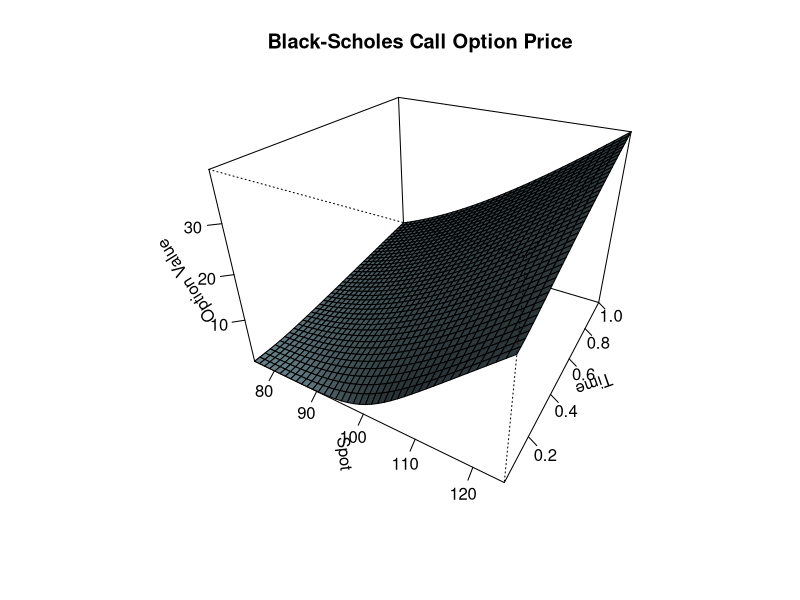
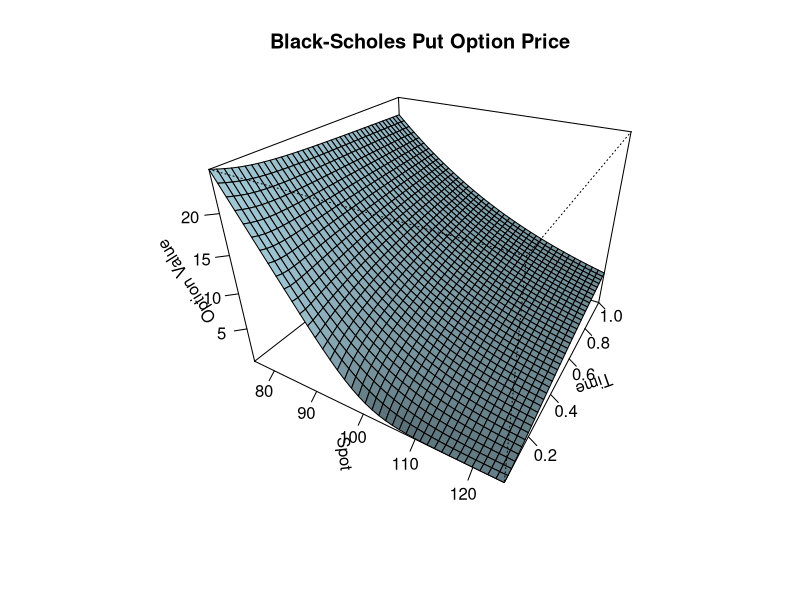
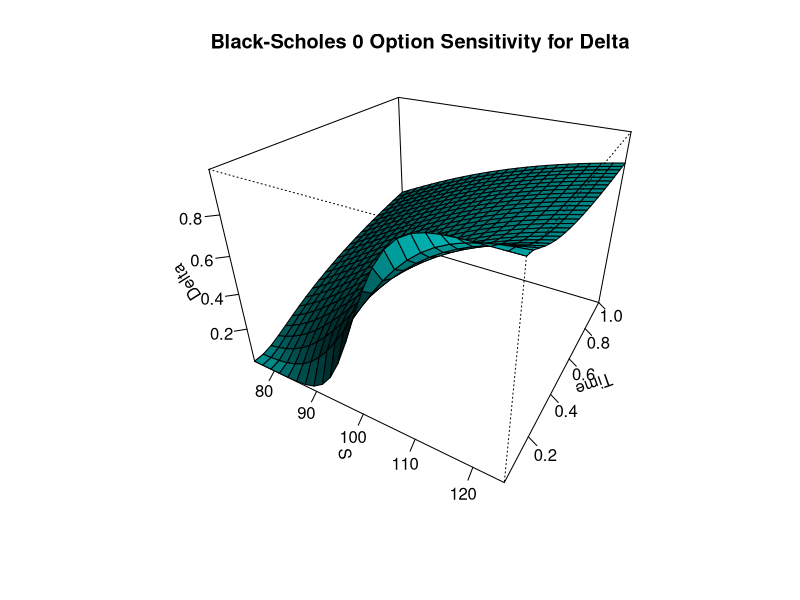
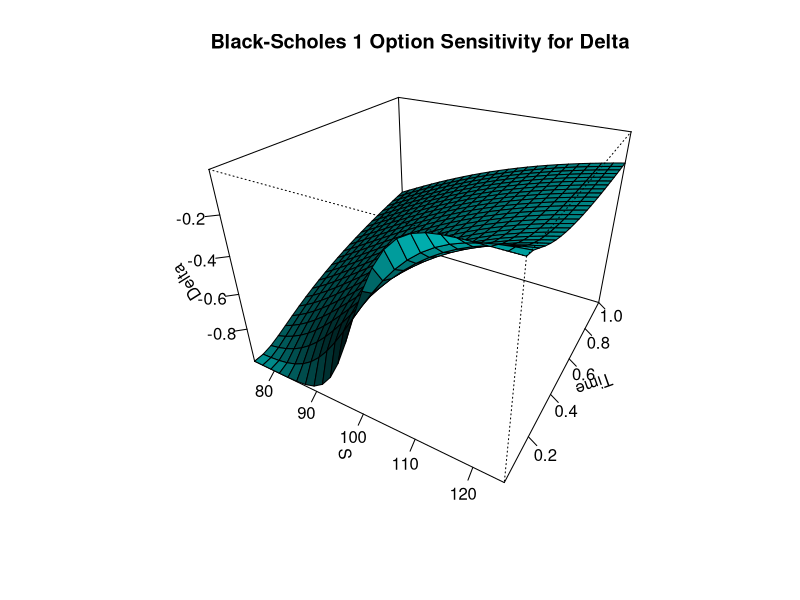
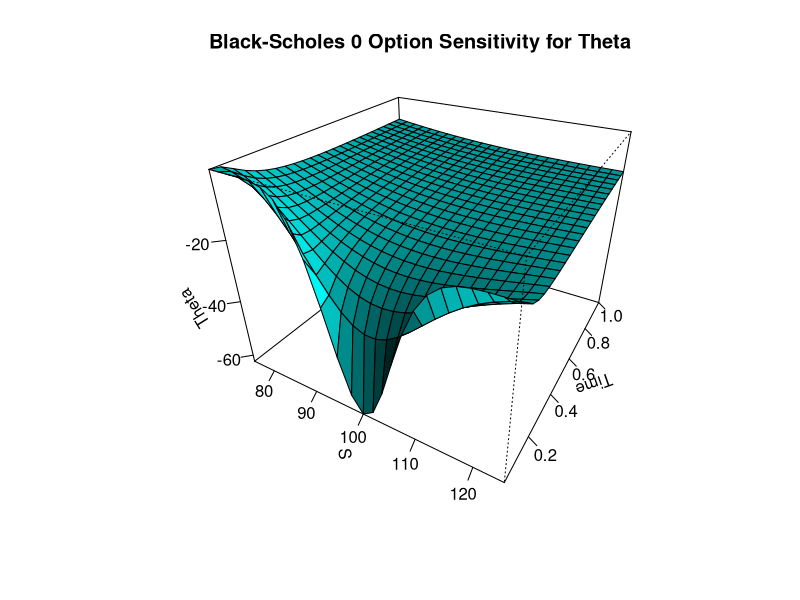
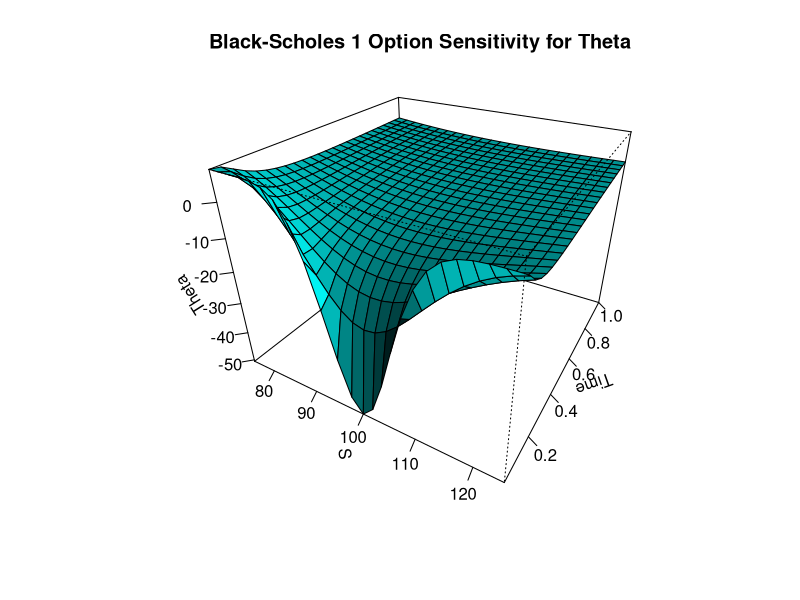
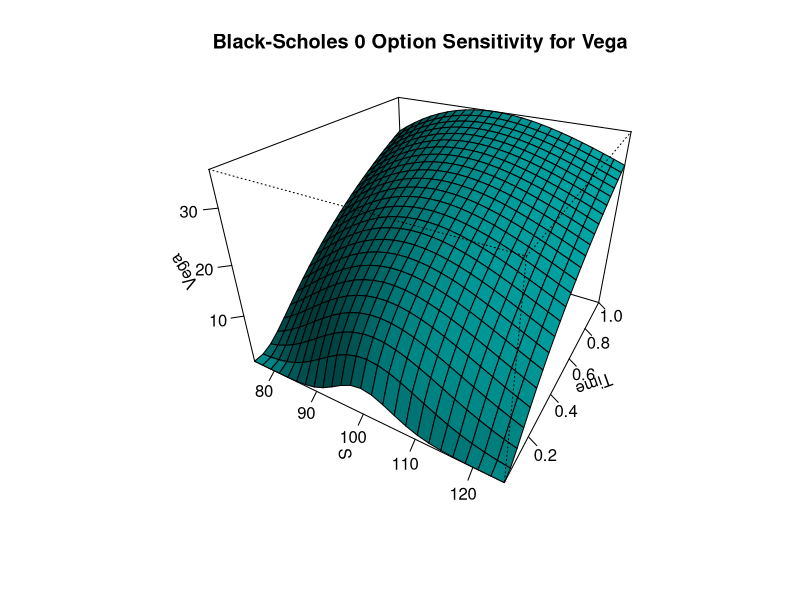
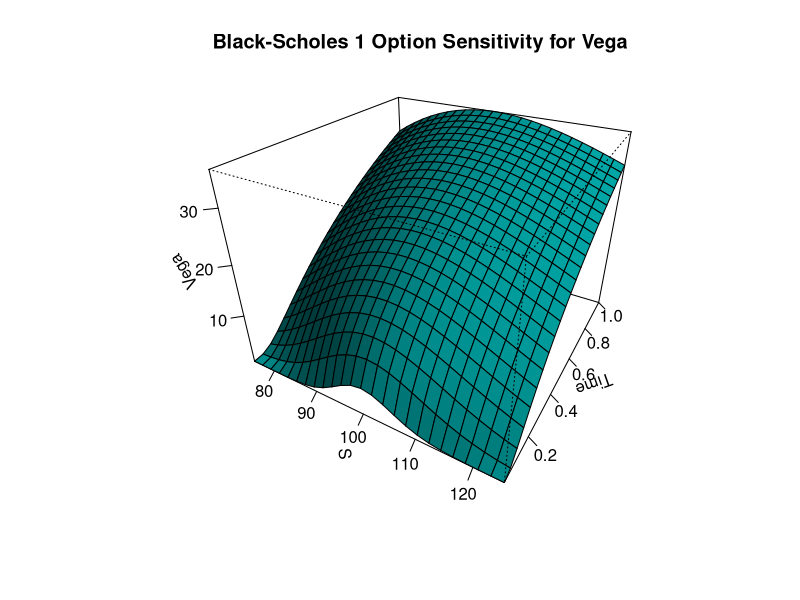

R code for these plots, in order:
################ HELPER FUNCTIONS ###################
simpleCap <- function(x) {
    s <- strsplit(x, " ")[[1]]
    paste(toupper(substring(s, 1, 1)), substring(s, 2),
          sep = "", collapse = " ")
}

############### END HELPER FUNCTIONS ################

# Calculates call option prices using Black-Scholes method.
# S is the stock current price.
# X is the strike price at expiration date
# t is the time from now until expiration, expressed in years
# r is the risk-free interest rate
# v is the standard diviation (or volatility)
call.value <- function(S, X, t, r, v)
{
    d1 <- (log(S/X)+(r+ 0.5 * v^2) * t) / ( v * sqrt(t))
    d2 <- d1 - v * sqrt(t)
    result <- S * pnorm(d1) - X * exp(-r * t) * pnorm(d2)
    result
}


# Calculates put option prices using Black-Scholes method.
# S is the stock current price.
# X is the strike price at expiration date
# t is the time from now until expiration, expressed in years
# r is the risk-free interest rate
# v is the standard diviation (or volatility)
put.value  <- function(S, X, t, r, v)
{
    d1 <- (log(S/X) + (r + 0.5 * v^2) * t)/(v * sqrt(t))
    d2 <- d1 - v * sqrt(t)
    X * exp(-r * t) * pnorm(-d2)- S * pnorm(-d1)
}



# Calculate delta function
# S is the stock current price. 
# X is the strike price at expiration date 
# t is the time from now until expiration, expressed in years 
# r is the risk-free interest rate 
# v is the standard diviation (or volatility) 
# type: either 0 means call option and 1 means put option
delta <- function(type, S, X, t, r, v)
{
    d1 <- (log(S/X) + (r + 0.5 * v^2) * t)/(v * sqrt(t));
    if(type > 0)	# put
        pnorm(d1) -1
    else			# call
        pnorm(d1);
    
}


# Calculate gamma function
# S is the stock current price. 
# X is the strike price at expiration date 
# t is the time from now until expiration, expressed in years 
# r is the risk-free interest rate 
# v is the standard diviation (or volatility) 
# type: either 0 means call option and 1 means put option
gamma <- function(type, S, X, t, r, v)
{
    d <- (log(S/X) + (r + 0.5 * v^2) * t)/(v * sqrt(t));
    top <- exp(-d^2/2)
    bottom <- S * v * sqrt(2*pi*t)
    top/bottom
}


# Calculate rho function
# S is the stock current price. 
# X is the strike price at expiration date 
# t is the time from now until expiration, expressed in years 
# r is the risk-free interest rate 
# v is the standard diviation (or volatility) 
# type: either 0 means call option and 1 means put option
rho <- function(type, S, X, t, r, v)
{
    d1 <- (log(S/X)+(r+ 0.5 * v^2) * t) / ( v * sqrt(t))
    d2 <- d1 - v * sqrt(t)
    if(type >0)	# put
        -X * t * exp(-r * t) * pnorm(-d2)
    else	# call	
        X * t * exp(-r * t) * pnorm(d2);
}



# Calculate vega function
# S is the stock current price. 
# X is the strike price at expiration date 
# t is the time from now until expiration, expressed in years 
# r is the risk-free interest rate 
# v is the standard diviation (or volatility) 
# type: either 0 means call option and 1 means put option
vega <- function(type, S, X, t, r, v)
{
    d1 <- (log(S/X)+(r+ 0.5 * v^2) * t) / ( v * sqrt(t))
    S * sqrt(t) * ( exp(-d1^2/2)/ sqrt(2 * pi) )
}


# Calculate theta function
# S is the stock current price. 
# X is the strike price at expiration date 
# t is the time from now until expiration, expressed in years 
# r is the risk-free interest rate 
# v is the standard diviation (or volatility) 
# type: either 0 means call option and 1 means put option
theta <- function(type, S, X, t, r, v)
{
    d1 <- (log(S/X)+(r+ 0.5 * v^2) * t) / ( v * sqrt(t))
    d2 <- d1 - v * sqrt(t)
    if(type >0)	# put
    {
        p1 <- -S * exp(-d1^2/2) * v / (2 * sqrt(2 * pi * t) )
        p2 <- r * X * exp(-r * t) * pnorm(1 - pnorm(d2))	        
        p1 + p2
    }
    else	# call	
    {
        p1 <- -S * exp(-d1^2/2) * v / (2 * sqrt(2 * pi * t) ) 
        p2 <- r * X * exp(-r * t) * pnorm(d2);	        
        p1 - p2
    }
}

# common call for greeks
# S is the stock current price. 
# X is the strike price at expiration date 
# t is the time from now until expiration, expressed in years 
# r is the risk-free interest rate 
# v is the standard diviation (or volatility) 
# type: either 0 means call option and 1 means put option
# function is is either "delta", 
#  "theta",  "vega",  "rho",  "gamma"
greeks <- function(type, fnc, S, X, t, r, v)
{
    if (fnc=="delta")
    {
        delta(type, S, X, t, r, v)
    }
    else if(fnc=="vega")
    {
        vega(type, S, X, t, r, v)
    }
    else if(fnc=="gamma")
    {
        gamma(type, S, X, t, r, v)
    }
    else if(fnc=="rho")
    {
        rho(type, S, X, t, r, v)
    }
    else
    {
        theta(type, S, X, t, r, v);
    }
}


# The following code produces a 3D perspective 
# plot for the Black-Schole Call option.
CallOption3DPlot = function ( S, X, t, r, v, 
                              theta = 30, phi = 30, expand = 0.75, 
                              col = "lightblue", ltheta = 120, shade = 0.75, 
                              ticktype = "detailed", cex = 0.6, 
                              main = "Black-Scholes Call Option Price", ...)
{   
    premium3D = function(S, t,  X, r, v) 
    {
        call.value(S, X, t, r, v)
    }
    # Prices:
    Price = outer(S, t, FUN = premium3D,  X, r,  v)
    
    # Perspective Plot:
    persp(x = S, y = t, z = Price, xlab = "Spot", ylab = "Time", zlab = "Option Value",
          theta = theta, phi = phi, expand = expand, col = col, 
          ltheta = ltheta, shade = shade, ticktype = ticktype, 
          cex = cex, main = main, ...) 
    
    # Return Value:
    invisible(list(S = S, t= t, Price = Price))  
}

# The following code produces a 3D perspective 
# plot for the Black-Scholes Put option.
PutOption3DPlot = function ( S, X, t, r, v, 
                              theta = 30, phi = 30, expand = 0.75, 
                              col = "lightblue", ltheta = 120, shade = 0.75, 
                              ticktype = "detailed", cex = 0.6, 
                              main = "Black-Scholes Put Option Price", ...)
{   
    premium3D = function(S, t, X, r, v) 
    {
        put.value(S, X, t, r, v)
    }
    # Prices:
    Price = outer(S, t, FUN = premium3D,  X, r,  v)
    
    # Perspective Plot:
    persp(x = S, y = t, z = Price, xlab = "Spot", ylab = "Time", zlab = "Option Value",
          theta = theta, phi = phi, expand = expand, col = col, 
          ltheta = ltheta, shade = shade, ticktype = ticktype, 
          cex = cex, main = main, ...) 
    
    # Return Value:
    invisible(list(S = S, t= t, Price = Price))  
}




#----------------------------------------------------------------
# Applications
#----------------------------------------------------------------
# Black-Scholes Call - 3D Plot for Premium: 
# par(mfrow = c(2, 1), cex = 1/3)
par(mfrow = c(1,1), cex = 1)
CallOption3DPlot( S = seq(from = 75, to = 125, length = 40), 
                  X = 100, 
                  t = seq(from = 1/52, to = 1, length = 40), 
                  r = 0.1, 
                  v = 0.4)


# Black-Scholes Put - 3D Plot for Premium: 
# par(mfrow = c(2, 1), cex = 1/3)
par(mfrow = c(1,1), cex = 1)
PutOption3DPlot( S = seq(from = 75, to = 125, length = 40), 
                  X = 100, 
                  t = seq(from = 1/52, to = 1, length = 40), 
                  r = 0.1, 
                  v = 0.4)

#----------------------------------------------------------------
# Applications
#----------------------------------------------------------------
# Calculate the sensitivities for some selected options

# Delta Call
delta(0, S = 105, X = 100, t = 0.5, r = 0.1, v = 0.36)

# Delta Put
delta(1, S = 105, X = 100, t = 0.5, r = 0.1, v = 0.36)  

# Theta Call
theta(0, S = 430, X = 405, t = 1/12, r = 0.07, v = 0.20)

# Theta Put    
theta(1, S = 430, X = 405, t = 1/365, r = 0.07, v = 0.20)

# Vega Call
vega(0, S = 55, X = 60, t = 0.75, r = 0.10, v = 0.30)

# Vega Put
vega(1, S = 55, X = 60, t = 0.75, r = 0.10, v = 0.30)

# Rho Call
rho(0, S = 72, X = 75, t = 1, r = 0.09, v = 0.19)

# Rho Put
rho(1, S = 72, X = 75, t = 1, r = 0.09, v = 0.19)

# Gamma Call
gamma(0, S = 55, X = 60, t = 0.75, r = 0.10, v = 0.30)

# Gamma Put
gamma(1, S = 55, X = 60, t = 0.75, r = 0.10, v = 0.30)

for (fnc in c("delta", "theta",  "vega",  "rho",  "gamma"))
{
    for (type in c(0,1))
    {
        cat(fnc);
        if (type==0)
        {
            cat(" Call");
        }
        else
        {
            cat(" Put");
        }
        cat("\n");
        cat (greeks(type, fnc, 430, 405, 0.5, 0.10, 0.19) )
        cat("\n");
    }
}

plotOptionVsUnderlying <- function(type, func, S, X, t, r, v){
    if (type == 0){option = "Call"}
    else{option = "Put"}      
    
    if (func == "spot") {
        S = seq(from = 50, to = 150, length = 100)
        variable = "Spot"
        if(type == 0){
            optionValue = call.value(S, X, t, r, v)
        }
        else{
            optionValue = put.value(S, X, t, r, v)
        }
        yMin = min(optionValue)
        yMax = max(optionValue)
        xMin = min(S)
        xMax = max(S)
        x = S
    }
    else if (func == "strike"){
        X = seq(from = 50, to = 150, length = 100)
        variable = "strike"
        if(type == 0){
            optionValue = call.value(S, X, t, r, v)
        }
        else{
            optionValue = put.value(S, X, t, r, v)
        }
        yMin = min(optionValue)
        yMax = max(optionValue)
        xMin = min(X)
        xMax = max(X)
        x = X
    }
    else if (func == "volatility"){
        v = seq(from = 0.1, to = 0.5, length = 100)
        variable = "Volatility"
        if(type == 0){
            optionValue = call.value(S, X, t, r, v)
        }
        else{
            optionValue = put.value(S, X, t, r, v)
        }
        yMin = min(optionValue)
        yMax = max(optionValue)
        xMin = min(v)
        xMax = max(v)
        x = v
    }
    else if (func == "time"){
        t = seq(from = 0, to = 1, length = 100)
        variable = "time"
        if(type == 0){
            optionValue = call.value(S, X, t, r, v)
        }
        else{
            optionValue = put.value(S, X, t, r, v)
        }
        yMin = min(optionValue)
        yMax = max(optionValue)
        xMin = min(t)
        xMax = max(t)
        x = t
    }
    else if (func == "rate"){
        r = seq(from = 0.0, to = .25, length = 100)
        variable = "Interest Rate"
        if(type == 0){
            optionValue = call.value(S, X, t, r, v)
        }
        else{
            optionValue = put.value(S, X, t, r, v)
        }
        yMin = min(optionValue)
        yMax = max(optionValue)
        xMin = min(r)
        xMax = max(r)
        x = r
    }
    
    plot(x, x, type = "n", xlim = c(xMin, xMax), xlab = simpleCap(variable), 
         ylab = "Option Value", ylim = c(yMin, yMax),#ylim = c(-1,1),
         main = paste(option, " Value vs. Change in ", simpleCap(variable), sep="")) 
    lines(x, optionValue)
}


# plot a 2D graph for the greeks
# type is either 1 for put or 0 for call
# function is one of "delta", "gamma", "vega", "theta", or "rho"
# S means Stock price
# X indicates the strike price
# t is the time till expiration
# r is the interest rate
# v is the volatility of the stock

plot2DGreeks <- function(type, func, S, X, t, r, v) # plot2DGreeks(1, greekType, S = S, X = 1.7, t = i/365, r = 0.06, v = 0.1)
{
    #par(mfrow = c(2, 2), cex = 0.7)
    ##S = seq(from = 1.4, to = 2.0, length = 250)
    #S = seq(from = 0, to = X * 2, length = 250)
    
    if (type == 0){
        option = "Call"
    }
    else{
        option = "Put"
    }      
    
    if (func == "delta") {
        greek = delta(type, S = S, X, t, r, v)
        yMin = min(greek)
        yMax = max(greek)
        #lines(S, greek) 
    }
    else if (func == "gamma")
    {
        greek = gamma(type, S=S, X , t, r, v)
        yMin = min(greek)
        yMax = max(greek)
        #lines (S, greek, ylim=c(-2,2)) 
    }
    else if (func == "vega")
    {
        greek = vega(type, S=S, X , t, r, v)
        yMin = min(greek)
        yMax = max(greek)
        #lines (S, greek) 
    }
    else if (func == "theta")
    {
        greek = theta(type, S=S, X , t, r, v)
        yMin = min(greek)
        yMax = max(greek)
        #lines (S, greek) 
    }
    else if (func == "rho")
    {
        greek = rho(type, S, X , t, r, v)
        yMin = min(greek)
        yMax = max(greek)
        #lines (S, greek) 
    }
    plot(S, S, type = "n", xlab = "S", ylab = simpleCap(func), ylim = c(yMin, yMax),#ylim = c(-1,1),
         main = paste(option, " ", simpleCap(func), " No. Days = ", t*365, sep="")) 
    
    lines(S, greek) 
}



# x-axis represents Stock price, 
# y-axis represents time
# z-axis represents the greek function
# type is either 0 for call or 1 for put
# func is any of the five string "delta", "gamma", "vega", "theta", and "rho".
# S is the stock price
# X is the strike price
# t is the time to expiration
# r is the interest rate
# v is the volatility

plot3DGreeks <- function (type, func, S, X, t, r, v, theta = 30, 
                          phi = 30, expand = 0.75, col = "cyan", ltheta = 120, shade = 0.75, 
                          ticktype = "detailed", cex = 0.6, 
                          main = paste("Black-Scholes ", type , " Option Sensitivity for ", simpleCap(func), sep="") , ...)
{  
    greeks3D = function(S, t, X, r, v) 
    { 
        if (func == "delta")
        {
            delta(type, S, X, t, r, v)
        }
        else if (func == "gamma")
        {
            gamma(type, S, X, t, r, v)
        }
        else if (func == "vega")
        {
            vega(type, S, X, t, r, v)
        }
        else if (func == "theta")
        {
            theta(type, S, X, t, r, v)
        }
        else if (func == "rho")
        {
            rho(type, S, X, t, r, v)
        }
    }
    
    # Sensitivities:
    Greeks = outer(S, t, FUN = greeks3D, X, r, v)
    
    # Perspective Plot:
    persp(x=S, y=t, z=Greeks, xlab="S", ylab="Time", zlab = simpleCap(func), # replaced zlab = "Delta" with zlab = func
          theta=theta, phi=phi, expand=expand, col=col, ltheta=ltheta,
          shade=shade, ticktype=ticktype, cex=cex, main=main, ...) 
    
    # Return Value:
    invisible(list(S = S, t = t, Sensitivity = Greeks))
}

# Example usage
# Black-Scholes - Plot3D Greeks:
#par(mfrow = c(3, 2), cex = 1/3)
##par(mfrow = c(2,1), cex = 1/2)
types <- c(0, 1)
S <- seq(from = 75, to = 125, length = 25) 
t <- seq(from = 1/52, to = 1, length = 25)
for (fnc in c("delta", "theta",  "vega",  "rho",  "gamma"))
{
    for (i in types)
    {
        plot3DGreeks(i, fnc, S = S, X = 100, t = t, r = 0.1, v = 0.40)
    }
}

#----------------------------------------------------------------
# Applications
#----------------------------------------------------------------
# A 2D plot to show relationship between call delta 
# and strike price together with expiration date
# 2D Plot for Delta for different expiration amounts
# par(mfrow = c(2, 2), cex = 0.7)
# S = seq(from = 1.0, to = 2.0, length = 250)
# days = c(1, 120, 240, 365)
# greekType = "delta"
# for (i in days)
# {
#     plot2DGreeks(1, greekType, S = S, X = 1.5, t = i/365, r = 0.06, v = 0.1)
# }
# 
# par(mfrow = c(2, 2), cex = 0.7)
# S = seq(from = 1.0, to = 2.0, length = 250)
# days = c(1, 120, 240, 365)
# greekType = "gamma"
# for (i in days)
# {
#     plot2DGreeks(0, greekType, S = S, X = 1.5, t = i/365, r = 0.06, v = 0.1)
# }
# 
# par(mfrow = c(2, 2), cex = 0.7)
# S = seq(from = 1, to = 2, length = 250)
# days = c(1, 120, 240, 365)
# greekType = "gamma"
# for (i in days)
# {
#     plot2DGreeks(1, greekType, S = S, X = 1.5, t = i/365, r = 0.06, v = 0.1)
# }

for (fnc in c("delta", "gamma", "theta",  "vega",  "rho")) {
    for (type in c(0,1)) {
        par(mfrow = c(2, 2), cex = 0.7)
        S = seq(from = 1, to = 2, length = 250)
        days = c(1, 120, 240, 365)
        for (i in days) {
            plot2DGreeks(type, fnc, S = S, X = 1.5, t = i/365, r = 0.06, v = 0.1)
        }
    }
}

for (fnc in c("spot", "strike",  "time",  "rate", "volatility")) 
    {
    par(mfrow = c(1, 2), cex = 0.5)
    for (type in c(0,1)) {
        plotOptionVsUnderlying(type, fnc, S = 100, X = 105, t = 1, r = 0.05, v = 0.1)
    }
}

par(mfrow = c(3, 1), cex = 0.5)
S = seq(from = 60, to = 140, length = 100)
optionValue = call.value(S, X = 100, t = 1/12, r = 0.05, v = 0.1)
plot(S, optionValue, type = "l", main = "Standard Call (X = $100)", bty = "n", lty = 1, xlab = "", ylab = "Call Value")
optionValue = call.value(S, X = 100, t = 1/2, r = 0.05, v = 0.1)
lines(S, optionValue, lty = 2, col = "red")
optionValue = call.value(S, X = 100, t = 1, r = 0.05, v = 0.1)
lines(S, optionValue, lty = 3, col = "blue")
legend('left',c("12 mo", "6 mo", "1 mo"), lty=c(1,2,3), lwd=c(1,1,1),col=c("black","red", "blue"),bty="n")

del = delta(0, S, X = 100, t = 1/12, r = 0.05, v = 0.1)
plot(S, del, type = "l", bty = "n", lty = 1, xlab = "", ylab = "Call Delta")
del = delta(0, S, X = 100, t = 1/2, r = 0.05, v = 0.1)
lines(S, del, lty = 2, col = "red")
del = delta(0, S, X = 100, t = 1, r = 0.05, v = 0.1)
lines(S, del, lty = 3, col = "blue")
legend('left',c("12 mo", "6 mo", "1 mo"), lty=c(1,2,3), lwd=c(1,1,1),col=c("black","red", "blue"),bty="n")

gam = gamma(0, S, X = 100, t = 1/12, r = 0.05, v = 0.1)
plot(S, gam, type = "l", bty = "n", lty = 1, xlab = "Spot Price", ylab = "Call Gamma", ylim = c(0,max(gam)))
gam = gamma(0, S, X = 100, t = 1/2, r = 0.05, v = 0.1)
lines(S, gam, lty = 2, col = "red")
gam = gamma(0, S, X = 100, t = 1, r = 0.05, v = 0.1)
lines(S, gam, lty = 3, col = "blue")
legend('left',c("12 mo", "6 mo", "1 mo"), lty=c(1,2,3), lwd=c(1,1,1),col=c("black","red", "blue"),bty="n")

par(mfrow = c(3, 1), cex = 0.5)
S = seq(from = 60, to = 140, length = 100)
thet = theta(0, S, X = 100, t = 1/12, r = 0.05, v = 0.1)
plot(S, thet, type = "l", main = "Standard Call (X = $100)", bty = "n", lty = 1, xlab = "", ylab = "Call Theta")
the = theta(0, S, X = 100, t = 1/2, r = 0.05, v = 0.1)
lines(S, the, lty = 2, col = "red")
the = theta(0, S, X = 100, t = 1, r = 0.05, v = 0.1)
lines(S, the, lty = 3, col = "blue")
legend('left',c("12 mo", "6 mo", "1 mo"), lty=c(1,2,3), lwd=c(1,1,1),col=c("black","red", "blue"),bty="n")

veg = vega(0, S, X = 100, t = 1, r = 0.05, v = 0.1)
plot(S, veg, type = "l", bty = "n", lty = 1, xlab = "", ylab = "Call Vega")
veg = vega(0, S, X = 100, t = 1/2, r = 0.05, v = 0.1)
lines(S, veg, lty = 2, col = "red")
veg = vega(0, S, X = 100, t = 1/12, r = 0.05, v = 0.1)
lines(S, veg, lty = 3, col = "blue")
legend('left',c("12 mo", "6 mo", "1 mo"), lty=c(1,2,3), lwd=c(1,1,1),col=c("black","red", "blue"),bty="n")

S = seq(from = 60, to = 140, length = 100)
rh = rho(0, S, X = 100, t = 1, r = 0.05, v = 0.1)
plot(S, rh, type = "l", bty = "n", lty = 1, xlab = "Spot Price", ylab = "Call Rho", ylim = c(0,max(rh)))
rh = rho(0, S, X = 100, t = 1/2, r = 0.05, v = 0.1)
lines(S, rh, lty = 2, col = "red")
rh = rho(0, S, X = 100, t = 1/12, r = 0.05, v = 0.1)
lines(S, rh, lty = 3, col = "blue")
legend('left',c("12 mo", "6 mo", "1 mo"), lty=c(1,2,3), lwd=c(1,1,1),col=c("black","red", "blue"),bty="n")

par(mfrow = c(1, 1), cex = 0.5, cex = 0.75)
S = seq(from = 60, to = 140, length = 100)
optionValue = call.value(S, X = 100, t = 1, r = 0.0, v = 0.1)
plot(S, optionValue, type = "l", main = "European Call vs Put (X = $100)", bty = "n", lty = 1,
     xlab = "Spot", ylab = "Option Value")
optionValue = put.value(S, X = 100, t = 1, r = 0.0, v = 0.1)
lines(S, optionValue, lty = 2, col = "red")
legend('left',c("Call", "Put"), lty=c(1,2), lwd=c(1,1),col=c("black","red"),bty="n")




